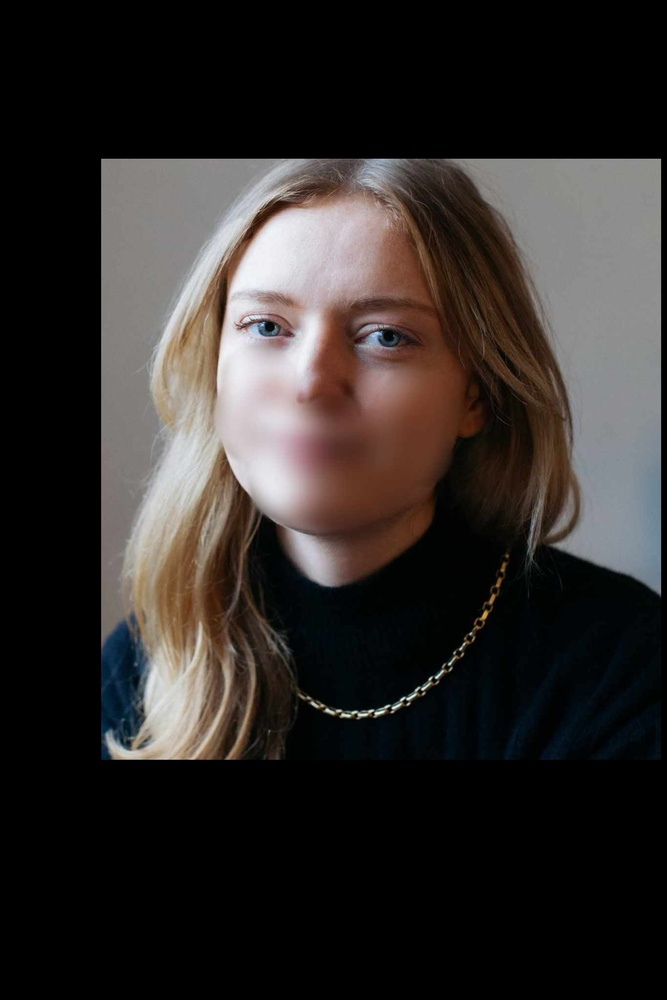
#> input picture isolated_patch.jpg, 667 x 1000 px, shrunk from 1365 x 2048 before the run
$ python -i saliency.py   (imports and definitions only)
#> lines starting #> are read from the running program, lines starting #| are printed output that depends on the picture
#> further down, picture is the input picture: shape (1000, 667, 3); mean B, G, R 41.8, 43.9, 48.4
import cv2 as cv
import numpy as np

def compute_saliency_map(image):
    """Compute saliency map using spectral residual method"""
    gray = cv.cvtColor(image, cv.COLOR_BGR2GRAY) if len(image.shape) == 3 else image
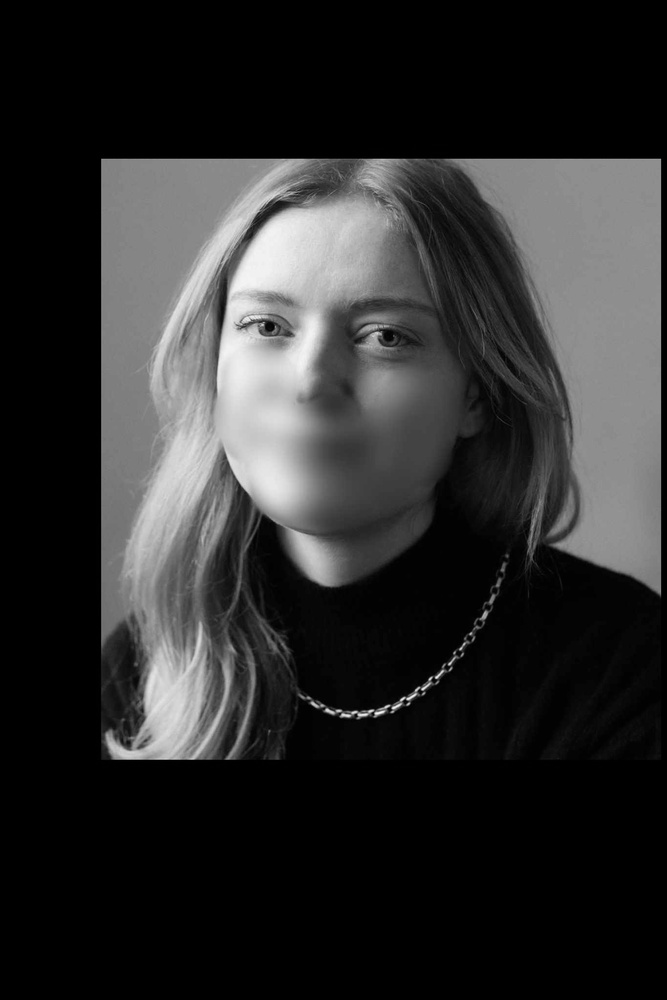
#> gray: shape (1000, 667); min 0, max 249, mean 45

    saliency = cv.saliency.StaticSaliencySpectralResidual_create()
    success, saliency_map = saliency.computeSaliency(image)
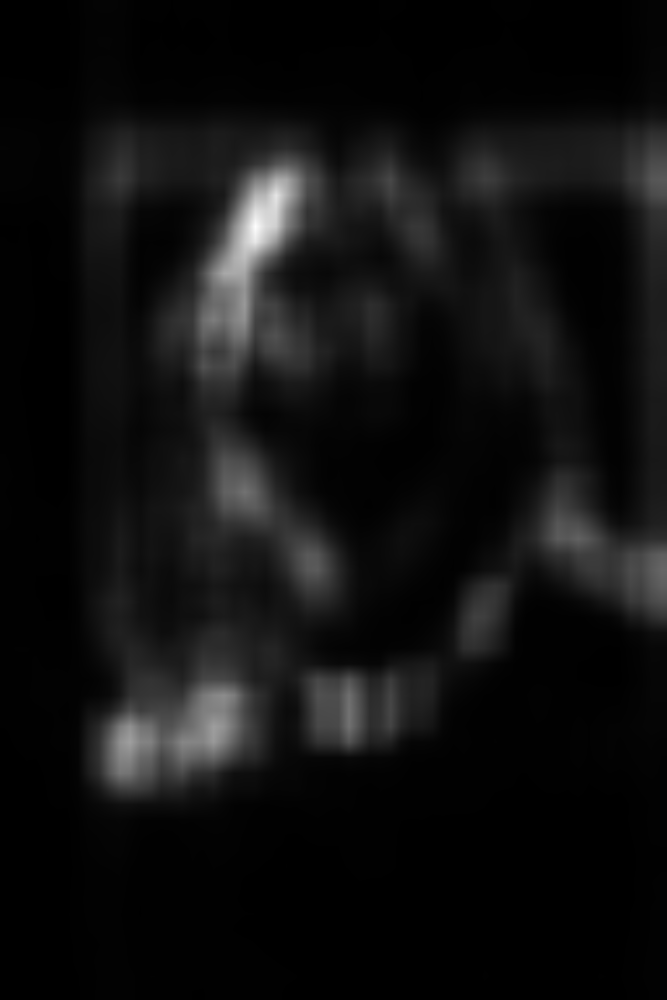
#> saliency_map: shape (1000, 667) float32; min 0.00115, max 0.997, mean 0.0665
#> success = True

    if not success:
        grad_x = cv.Sobel(gray, cv.CV_64F, 1, 0, ksize=3)
        grad_y = cv.Sobel(gray, cv.CV_64F, 0, 1, ksize=3)
        saliency_map = np.sqrt(grad_x**2 + grad_y**2)
        saliency_map = (saliency_map * 255 / np.max(saliency_map)).astype(np.uint8)
    else:
        saliency_map = (saliency_map * 255).astype(np.uint8)

    return saliency_map

>>> import cv2
>>> picture = cv2.imread('isolated_patch.jpg')
>>> result = compute_saliency_map(picture)
